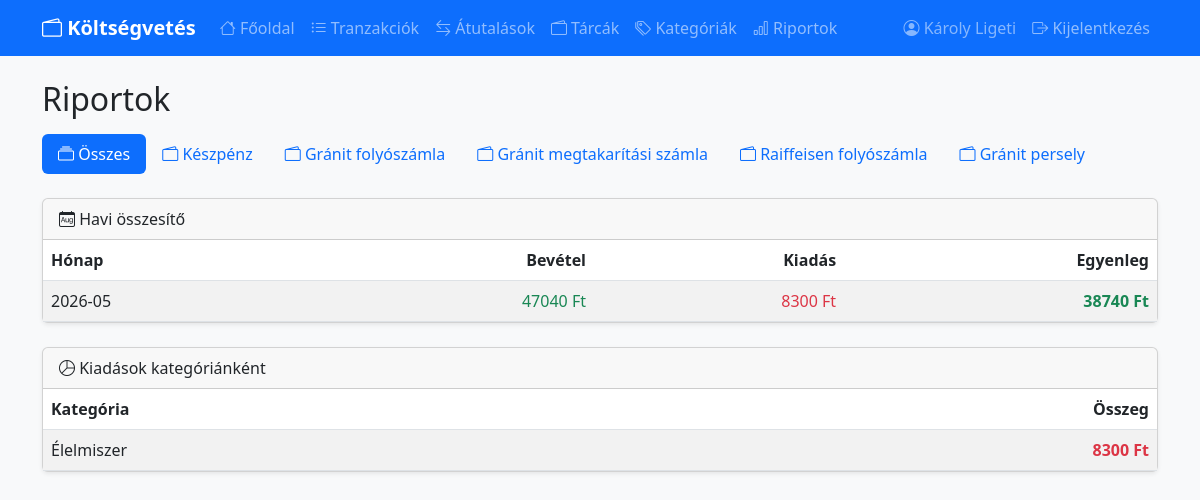
The app's page /reports (signed in) with its own data.
### tables this page shows
CREATE TABLE users (
            id INTEGER PRIMARY KEY AUTOINCREMENT,
            google_id TEXT UNIQUE NOT NULL,
            name TEXT,
            email TEXT
        );

CREATE TABLE wallets (
        id INTEGER PRIMARY KEY AUTOINCREMENT,
        name TEXT NOT NULL,
        description TEXT, initial_balance REAL DEFAULT 0, sort_order INTEGER);

CREATE TABLE categories (
            id INTEGER PRIMARY KEY AUTOINCREMENT,
            name TEXT NOT NULL,
            type TEXT NOT NULL CHECK(type IN ('income', 'expense'))
        );

### main.py (the view, shortened to what this page needs)
@app.route('/reports')
@login_required
def reports():
    conn = get_db()
    wallets = conn.execute("SELECT * FROM wallets ORDER BY sort_order").fetchall()
    active = get_active_wallet(wallets)
    if active == 'all':
        monthly = conn.execute('''
            SELECT strftime('%Y-%m', date) as month,
                SUM(CASE WHEN type='income' THEN amount ELSE 0 END) as income,
                SUM(CASE WHEN type='expense' THEN amount ELSE 0 END) as expense
            FROM transactions
            GROUP BY month ORDER BY month DESC LIMIT 12''').fetchall()
        by_category = conn.execute('''
            SELECT c.name, SUM(t.amount) as total
            FROM transactions t JOIN categories c ON t.category_id = c.id
            WHERE t.type='expense'
            GROUP BY c.name ORDER BY total DESC''').fetchall()
    conn.close()
    return render_template('reports.html', monthly=monthly, by_category=by_category,
                           wallets=wallets, active_wallet=active)

### main.py (called while the page is built, shortened)
@login_manager.user_loader
def load_user(user_id):
    conn = get_db()
    row = conn.execute("SELECT * FROM users WHERE id=?", (user_id,)).fetchone()
    conn.close()
    if row:
        return User(row["id"], row["name"], row["email"])
    return None

def get_db():
    conn = sqlite3.connect(DATABASE)
    conn.row_factory = sqlite3.Row
    return conn

def get_active_wallet(wallets):
    w = request.args.get('wallet', 'all')
    if w == 'all':
        return 'all'

### templates/reports.html
{% extends 'base.html' %}
{% block content %}
<h2 class="mb-3">Riportok</h2>
<ul class="nav nav-pills mb-4">
    <li class="nav-item">
        <a class="nav-link {% if active_wallet == 'all' %}active{% endif %}" href="?wallet=all">
            <i class="bi bi-collection"></i> Összes
        </a>
    </li>
    {% for w in wallets %}
    <li class="nav-item">
        <a class="nav-link {% if active_wallet == w.id %}active{% endif %}" href="?wallet={{ w.id }}">
            <i class="bi bi-wallet2"></i> {{ w.name }}
        </a>
    </li>
    {% endfor %}
</ul>
<div class="card shadow-sm mb-4">
    <div class="card-header"><i class="bi bi-calendar-month"></i> Havi összesítő</div>
    <div class="card-body p-0">
        <table class="table table-striped mb-0">
            <thead>
                <tr>
                    <th>Hónap</th>
                    <th class="text-end">Bevétel</th>
                    <th class="text-end">Kiadás</th>
                    <th class="text-end">Egyenleg</th>
                </tr>
            </thead>
            <tbody>
                {% for m in monthly %}
                {% set bal = m.income - m.expense %}
                <tr>
                    <td>{{ m.month }}</td>
                    <td class="text-end text-success">{{ "%.0f"|format(m.income) }} Ft</td>
                    <td class="text-end text-danger">{{ "%.0f"|format(m.expense) }} Ft</td>
                    <td class="text-end fw-bold {{ 'text-success' if bal >= 0 else 'text-danger' }}">
                        {{ "%.0f"|format(bal) }} Ft
                    </td>
                </tr>
                {% else %}
                <tr><td colspan="4" class="text-center text-muted py-3">Még nincsenek adatok</td></tr>
                {% endfor %}
            </tbody>
        </table>
    </div>
</div>
<div class="card shadow-sm">
    <div class="card-header"><i class="bi bi-pie-chart"></i> Kiadások kategóriánként</div>
    <div class="card-body p-0">
        <table class="table table-striped mb-0">
            <thead>
                <tr>
                    <th>Kategória</th>
                    <th class="text-end">Összeg</th>
                </tr>
            </thead>
            <tbody>
                {% for c in by_category %}
                <tr>
                    <td>{{ c.name }}</td>
                    <td class="text-end text-danger fw-bold">{{ "%.0f"|format(c.total) }} Ft</td>
                </tr>
                {% else %}
                <tr><td colspan="2" class="text-center text-muted py-3">Még nincsenek adatok</td></tr>
                {% endfor %}
            </tbody>
        </table>
    </div>
</div>
{% endblock %}

### templates/base.html (shortened to what this page needs)
<!DOCTYPE html>
<html lang="hu">
<head>
    <link href="https://cdn.jsdelivr.net/npm/bootstrap@5.3.0/dist/css/bootstrap.min.css" rel="stylesheet">
    <link href="https://cdn.jsdelivr.net/npm/bootstrap-icons@1.10.0/font/bootstrap-icons.css" rel="stylesheet">
</head>
<body class="bg-light">
    <nav class="navbar navbar-expand-lg navbar-dark bg-primary">
        <div class="container">
            <a class="navbar-brand fw-bold" href="/"><i class="bi bi-wallet2"></i> Költségvetés</a>
            <div class="collapse navbar-collapse" id="navmenu">
                <div class="navbar-nav me-auto">
                    {% if current_user.is_authenticated %}
                    <a class="nav-link" href="/"><i class="bi bi-house"></i> Főoldal</a>
                    <a class="nav-link" href="/transactions"><i class="bi bi-list-ul"></i> Tranzakciók</a>
                    <a class="nav-link" href="/transfers"><i class="bi bi-arrow-left-right"></i> Átutalások</a>
                    <a class="nav-link" href="/wallets"><i class="bi bi-wallet2"></i> Tárcák</a>
                    <a class="nav-link" href="/categories"><i class="bi bi-tags"></i> Kategóriák</a>
                    <a class="nav-link" href="/reports"><i class="bi bi-bar-chart"></i> Riportok</a>
                    {% endif %}
                </div>
                <div class="navbar-nav ms-auto">
                    {% if current_user.is_authenticated %}
                    <span class="nav-link text-white-50"><i class="bi bi-person-circle"></i> {{ current_user.name }}</span>
                    <a class="nav-link" href="/logout"><i class="bi bi-box-arrow-right"></i> Kijelentkezés</a>
                    {% endif %}
                </div>
            </div>
        </div>
    </nav>
    <div class="container mt-4">
        {% block content %}{% endblock %}
    </div>
</body>
</html>

### records on screen
users: name "Károly Ligeti"
wallets: name "Készpénz"
wallets: name "Gránit folyószámla"
wallets: name "Gránit megtakarítási számla"
wallets: name "Raiffeisen folyószámla"
wallets: name "Gránit persely"
categories: name "Élelmiszer", total "8300"

### other values on screen
{{ m.month }} "2026-05"
{{ "%.0f"|format(m.income) }} "47040"
{{ "%.0f"|format(m.expense) }} "8300"
{{ "%.0f"|format(bal) }} "38740"
